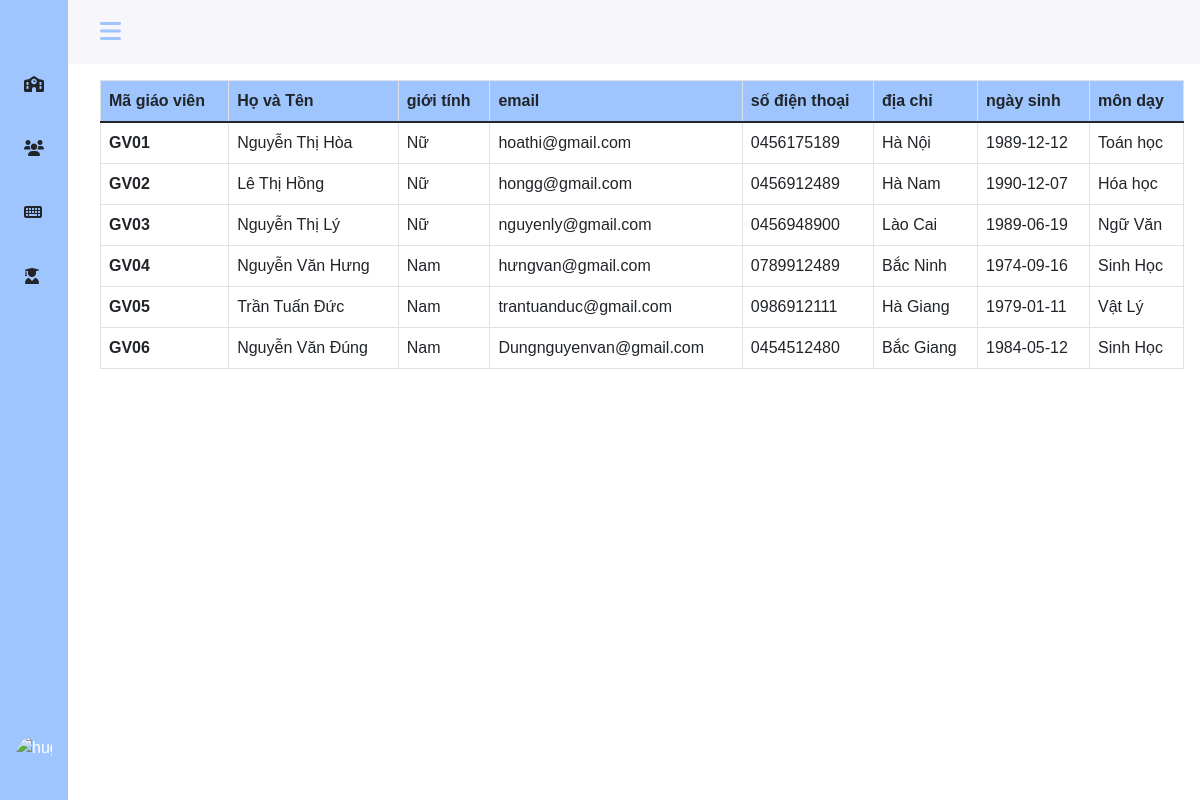
/teacher/list-teacher.php (signed in), run on the app's committed database.
### tables this page shows
CREATE TABLE `teachers` (
  `teach_id` varchar(10) NOT NULL,
  `teach_name` varchar(30) NOT NULL,
  `teach_email` varchar(100) DEFAULT NULL,
  `teach_phone` tinytext NOT NULL,
  `teach_address` varchar(20) NOT NULL,
  `teach_gender` tinyint(1) DEFAULT NULL,
  `teach_birth` date DEFAULT NULL,
  `sb_id` varchar(11) NOT NULL
);

CREATE TABLE `subjects` (
  `sb_id` varchar(10) NOT NULL,
  `sb_name` varchar(30) NOT NULL
);

### teacher/list-teacher.php (the view, shortened to what this page needs)
<?php
include './sidebar.php';
?>
<div class="col py-3">
    <div class="col-md-12" style="width:100% ; overflow: auto; height: auto">
        <table class="table table-bordered">
            <thead>
                <tr style="background-color: #9ec5fe;">
                    <th scope="col">Mã giáo viên</th>
                    <th scope="col">Họ và Tên</th>
                    <th scope="col">giới tính</th>
                    <th scope="col">email</th>
                    <th scope="col">số điện thoại</th>
                    <th scope="col">địa chỉ</th>
                    <th scope="col">ngày sinh</th>
                    <th scope="col">môn dạy</th>
                </tr>
            </thead>
            <tbody>
                <?php
                include "../config.php";
                $sql = "SELECT * FROM teachers t, subjects sb
                        WHERE t.sb_id = sb.sb_id";
                $result = mysqli_query($conn, $sql);
                if (mysqli_num_rows($result) > 0) {
                    while ($row = mysqli_fetch_assoc($result)) {
                ?>
                        <tr>
                            <th scope="row"><?php echo $row['teach_id']; ?> </th>
                            <td><?php echo $row['teach_name']; ?></td>
                            <td><?php echo ($row['teach_gender'] == 1 ? "Nam" : "Nữ"); ?></td>
                            <td><?php echo $row['teach_email']; ?></td>
                            <td><?php echo $row['teach_phone']; ?></td>
                            <td><?php echo $row['teach_address']; ?></td>
                            <td><?php echo $row['teach_birth']; ?></td>
                            <td><?php echo $row['sb_name']; ?></td>
                        </tr>
                <?php
                    }
                }
                ?>
            </tbody>
        </table>
    </div>
</div>
<?php
include './footer.php';
?>

### assets/css/style.css (style rules this page uses)
* { padding: 0; margin: 0; box-sizing: border-box; }
:root { --header-height: 3rem; --nav-width: 68px; --first-color: #4723D9; --first-color-light: #AFA5D9; --white-color: #F7F6FB; --body-font: 'Nunito', sans-serif; --normal-font-size: 1rem; --z-fixed: 100 }
body { position: relative; margin: var(--header-height) 0 0 0; padding: 0 1rem; font-family: var(--body-font); font-size: var(--normal-font-size); transition: .5s }
@media screen and (min-width: 768px) { body { margin: calc(var(--header-height) + 1rem) 0 0 0; padding-left: calc(var(--nav-width) + 2rem) } }

### data on the page
teachers: teach_id "GV01", teach_name "Nguyễn Thị Hòa", teach_gender "Nữ", teach_email "hoathi@gmail.com", teach_phone "0456175189", teach_address "Hà Nội", teach_birth "1989-12-12", sb.sb_name "Toán học"
teachers: teach_id "GV02", teach_name "Lê Thị Hồng", teach_gender "Nữ", teach_email "hongg@gmail.com", teach_phone "0456912489", teach_address "Hà Nam", teach_birth "1990-12-07", sb.sb_name "Hóa học"
teachers: teach_id "GV03", teach_name "Nguyễn Thị Lý", teach_gender "Nữ", teach_email "nguyenly@gmail.com", teach_phone "0456948900", teach_address "Lào Cai", teach_birth "1989-06-19", sb.sb_name "Ngữ Văn"
teachers: teach_id "GV04", teach_name "Nguyễn Văn Hưng", teach_gender "Nam", teach_email "hưngvan@gmail.com", teach_phone "0789912489", teach_address "Bắc Ninh", teach_birth "1974-09-16", sb.sb_name "Sinh Học"
teachers: teach_id "GV05", teach_name "Trần Tuấn Đức", teach_gender "Nam", teach_email "trantuanduc@gmail.com", teach_phone "0986912111", teach_address "Hà Giang", teach_birth "1979-01-11", sb.sb_name "Vật Lý"
teachers: teach_id "GV06", teach_name "Nguyễn Văn Đúng", teach_gender "Nam", teach_email "Dungnguyenvan@gmail.com", teach_phone "0454512480", teach_address "Bắc Giang", teach_birth "1984-05-12", sb.sb_name "Sinh Học"
